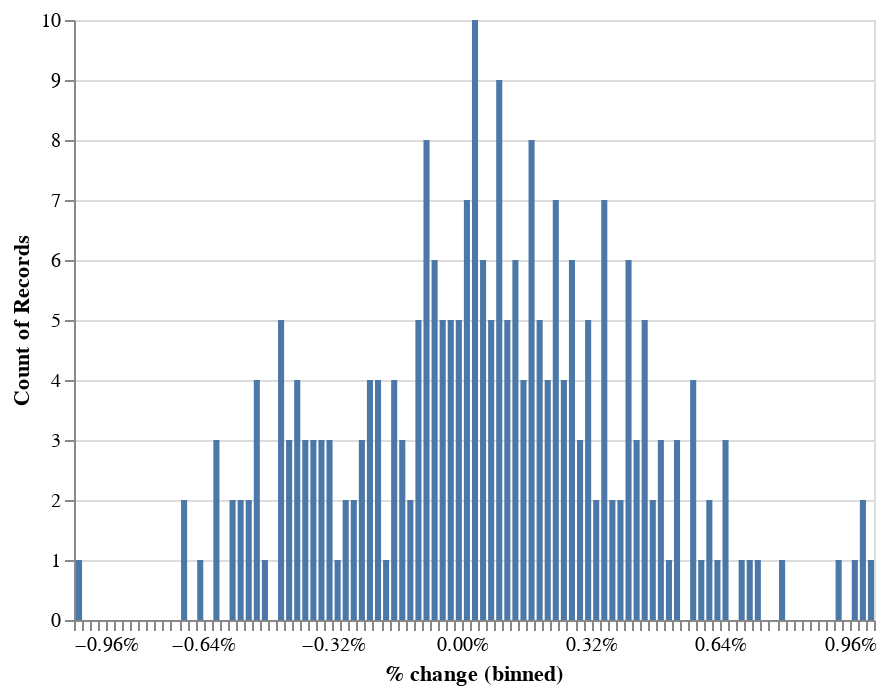

Notebook source saved alongside this figure:
### Code cell
returns_histogram(bt.balance)

### Figure 1 — Vega-Lite specification as saved in the notebook (floating-point values rounded to 4 significant figures; data arrays with more than 128 entries replaced by an {"elided": "..."} marker saying what was removed)
{"config": {"view": {"continuousWidth": 400, "continuousHeight": 300}}, "data": {"name": "data-8ff4aac27ed08efc699fd2440879d4da"}, "mark": "bar", "encoding": {"x": {"type": "quantitative", "axis": {"format": "%"}, "bin": {"maxbins": 100}, "field": "% change"}, "y": {"type": "quantitative", "aggregate": "count"}}, "$schema": "https://vega.github.io/schema/vega-lite/v4.0.0.json", "datasets": {"data-8ff4aac27ed08efc699fd2440879d4da": {"elided": "253 records"}}}
